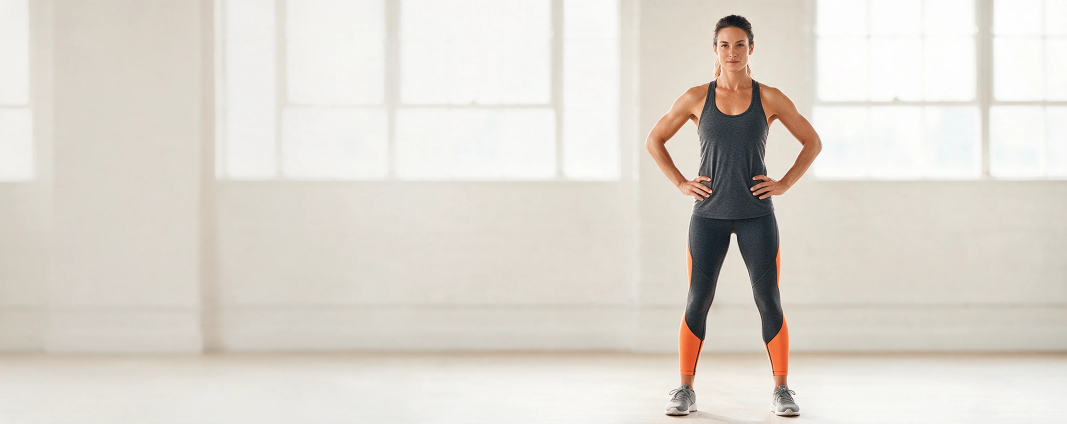
#> input picture sporta-site/assets/hero/activewear-neutral-desktop.webp, 3200 x 1270 px, given in place of crossfit-neutral-desktop.webp, which was not available (shown at 1/3 size)
$ python make-hero-polish.py ../sporta-site/assets/hero/activewear-neutral-desktop.webp
#> lines starting #> are read from the running program, lines starting #| are printed output that depends on the picture; after the words box and inside, x2 and y2 are one past the last pixel; in counts of white or black regions, pixels touching at a corner belong together; pictures that were not available may be replaced by others from this repository, and a replacement may not be noted
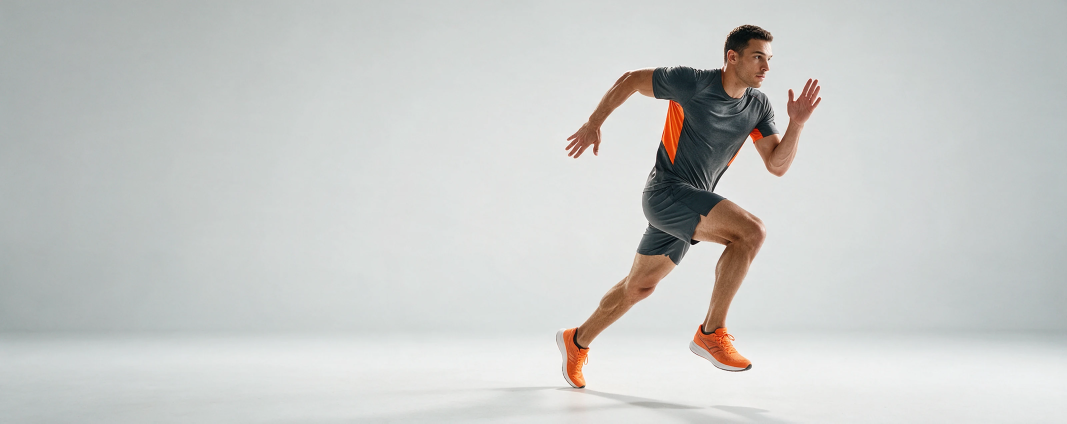
#> input picture sporta-site/assets/hero/runner-neutral-desktop.webp, 3200 x 1270 px, given in place of crossfit-neutral-mobile.webp, which was not available (shown at 1/3 size)
#!/usr/bin/env python3
"""
Hero polish, 2026-10-14 — the five neutral photo slides, graded to one white and given square
phone pictures. The owner chose both ("Match colours + switch off 2 and 3", "New square phone
pictures"), out of options rendered with their measurements.

    python3 scripts/make-hero-polish.py          writes sporta-site/assets/hero/<name>-polish-*.webp
    python3 scripts/make-hero-polish.py --check  rebuilds in memory, fails if a committed file differs

ONE WHITE. Measured on the 3200px masters, over bright low-saturation pixels (the studio):

    crossfit    bg 217/220/214  L 218   slightly warm and green
    features    bg 225/223/221  L 225   slightly warm
    runner      bg 219/222/220  L 221   slightly cool
    activewear  bg 238/237/229  L 234   warm beige, and the brightest
    training    bg 222/223/221  L 222   neutral

Each picture gets per-channel gains IN LINEAR LIGHT (so a gain is a white-balance and exposure
change, not a hue shift) that take its studio to the same neutral grey, sRGB 224. That is a
white-balance correction: skin, fabric and the orange trim move by the same gains as the wall,
which is what makes the five look like one shoot. Nothing else is touched: no curve, no
saturation, no sharpening.

SQUARE PHONE PICTURES, CUT FROM THE ART RATHER THAN GENERATED. Every 1080x1350 phone picture is
a full-height crop of its own desktop master (template match 0.997-0.999 at scale 0.94), so the
square is the same scene, wider: the master supplies the sides, the phone picture (sharper: it
came from the 1524px original, the 3200 master from a downscale of it) is laid back over the
centre with a 48px feathered edge, and nothing in the frame is invented except a strip of FLOOR
under the feet. That strip exists because the controls sit at the foot of the phone hero and the
feet stood at 89-97% of the old picture's height, under them. The floor is the floor's own last
rows, blurred along the row and carried down, with the picture's own grain; it is plain studio
floor in the four full-body slides. HOW MUCH floor is measured, not chosen: the lowest row with
anything but floor in it (shoes and their shadow) is found, and the strip is sized so that row
lands at 83% of the square. On the shortest phone hero (iPhone, Safari toolbars: a 1.07:1 box,
1% cut from the top at the focal point) the controls' pill begins at 85% of the picture, so every
athlete's feet stand on the same line, just above it. Measured feet: features 92%, runner 96%,
activewear 99%, training 99% of the old picture. CrossFit is waist-up: it has no feet to clear and gets none
(a strip there smeared the shorts into a grey band), so its square is 1350, the art's own height.

The phone picture's athlete is exactly the pixels the shop showed before (graded); only the frame
around it grows.
"""
import io, sys, hashlib
from pathlib import Path
import numpy as np
import cv2
from PIL import Image

ROOT = Path(__file__).resolve().parent.parent
HERO = ROOT / 'sporta-site' / 'assets' / 'hero'
NAMES = ['crossfit', 'features', 'runner', 'activewear', 'training']
TARGET = 224.0           # sRGB grey the studio white is taken to
FEET_AT = 0.83           # the athlete's lowest pixel (shoes and their shadow) lands at 83% of the square
NO_FLOOR = {'crossfit'}  # waist-up: there are no feet, and a strip would smear the shorts
FEATHER = 48             # px ramp where the phone picture is laid over the master's sides
DESKTOP_W = 2560
Q_DESKTOP, Q_PHONE = 86, 86


def to_lin(a):
    a = a / 255.0
    return np.where(a <= 0.04045, a / 12.92, ((a + 0.055) / 1.055) ** 2.4)


def to_srgb(l):
    l = np.clip(l, 0, 1)
    return np.where(l <= 0.0031308, l * 12.92, 1.055 * l ** (1 / 2.4) - 0.055) * 255.0


def studio(a):
    """Mean colour of the bright, near-grey pixels: the studio wall and floor."""
    mx, mn = a.max(2), a.min(2)
    L = a @ np.array([0.2126, 0.7152, 0.0722])
    sat = (mx - mn) / np.maximum(mx, 1)
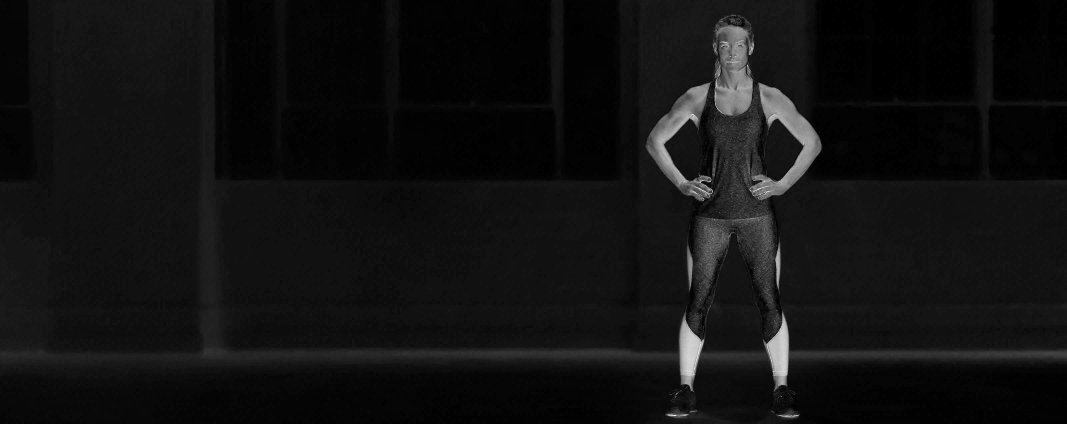
#> sat: shape (1270, 3200) float32 (shown at 1/3 size); min 0, max 1, mean 0.0687
    m = (sat < 0.10) & (L > np.percentile(L, 40))
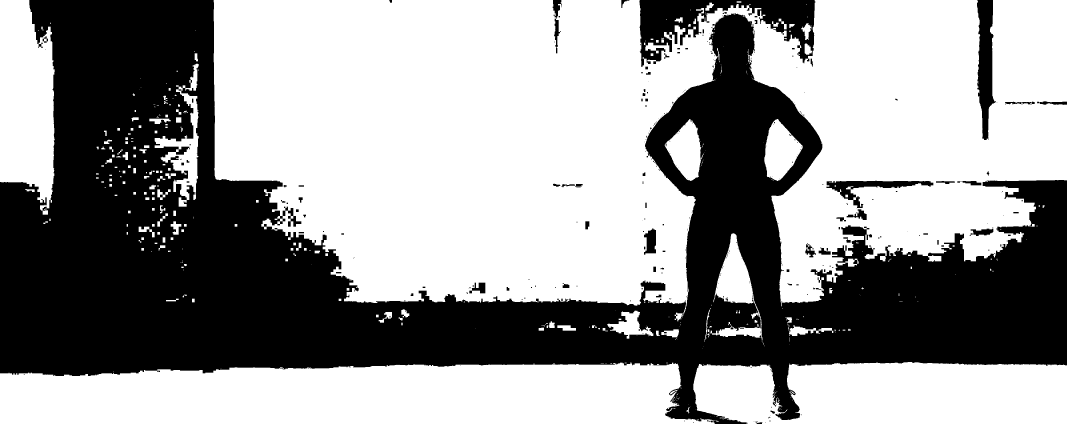
#> m: shape (1270, 3200) bool (shown at 1/3 size); 59.6% white; 300 black regions (213 under 20 px), largest, box (x1, y1, x2, y2) and area: (0, 0, 3200, 1270) 1558578, (1918, 0, 2446, 200) 44366, (2931, 0, 2988, 420) 15067
    return a[m].mean(0)


def gains_for(master):
    bg = studio(master)
#> bg = [237.9, 236.8, 229]
    return to_lin(np.full(3, TARGET)) / to_lin(bg)
#> in to_lin, `a = a / 255.0`: a = [0.878, 0.878, 0.878]


def grade(a, g):
    return to_srgb(to_lin(a) * g)


def webp(arr, q):
    b = io.BytesIO()
    Image.fromarray(np.clip(np.rint(arr), 0, 255).astype(np.uint8)).save(b, 'WEBP', quality=q, method=6, use_sharp_yuv=True)
    return b.getvalue()


def locate(master_l, phone_l, s):
    """x of the phone picture inside the master, both at phone scale."""
    r = cv2.matchTemplate(master_l, phone_l, cv2.TM_CCOEFF_NORMED)
    _, mx, _, loc = cv2.minMaxLoc(r)
    if mx < 0.99:
        raise SystemExit(f'phone picture not found in its master (best {mx:.4f})')
    return loc[0], mx


def floor_strip(img, rows, rng):
    """`rows` more rows of floor under `img`: its last rows, blurred along the row, carried down
    and eased towards their own mean, with grain matched to the picture's."""
    tail = img[-24:].astype(np.float32)
    base = tail.mean(0)                                        # one row, per column
    smooth = cv2.GaussianBlur(base[None], (0, 0), sigmaX=60)[0]
    flat = smooth.mean(0)
    noise_sd = float(np.std(tail - cv2.GaussianBlur(tail, (0, 0), 2)))
    out = np.empty((rows, img.shape[1], 3), np.float32)
    for i in range(rows):
        t = (i + 1) / rows
        w = min(1.0, t * 4)                                    # leave the real row quickly
        row = (1 - w) * base + w * ((1 - 0.35 * t) * smooth + 0.35 * t * flat)
        out[i] = row
    out += rng.normal(0, noise_sd, out.shape)
    return out


def feet_row(img):
    """The lowest row with more than a few pixels that are not floor: far (>45) from their row's median."""
    d = np.abs(img - np.median(img, axis=1, keepdims=True)).max(2)
    rows = np.nonzero((d > 45).sum(1) > 6)[0]
    return int(rows.max()) if rows.size else img.shape[0] - 1


def build(name):
    master = np.asarray(Image.open(HERO / f'{name}-neutral-desktop.webp').convert('RGB')).astype(np.float32)
    phone = np.asarray(Image.open(HERO / f'{name}-neutral-mobile.webp').convert('RGB')).astype(np.float32)
    g = gains_for(master)
#> g = [0.873, 0.882, 0.951]
    gm, gp = grade(master, g), grade(phone, g)
#> in to_lin (call 3), `return np.where(a <= 0.04045, a / 12.92, ((a + 0.055) / 1.055) ** 2.4)`:
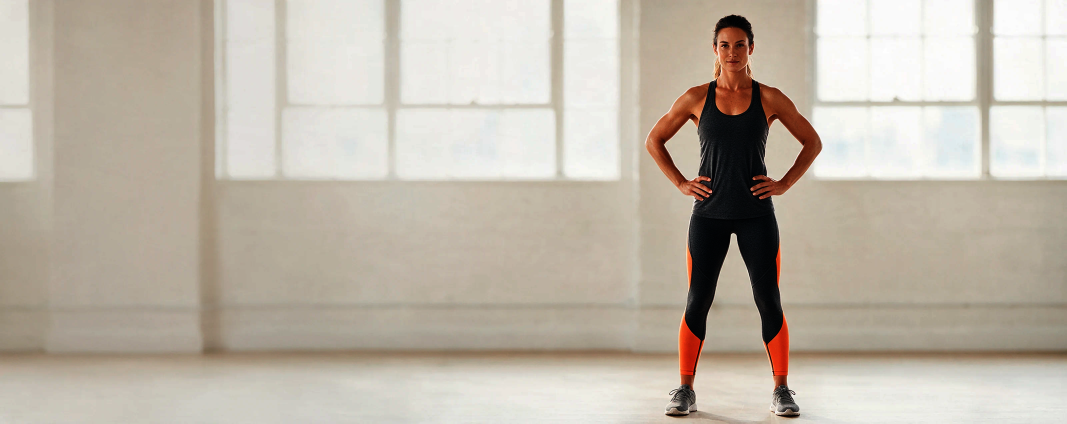
#> returned value: shape (1270, 3200, 3) float32 (shown at 1/3 size); mean of channels 0, 1, 2 0.761, 0.718, 0.665; drawn as R, G, B
#> in to_srgb, `l = np.clip(l, 0, 1)`:
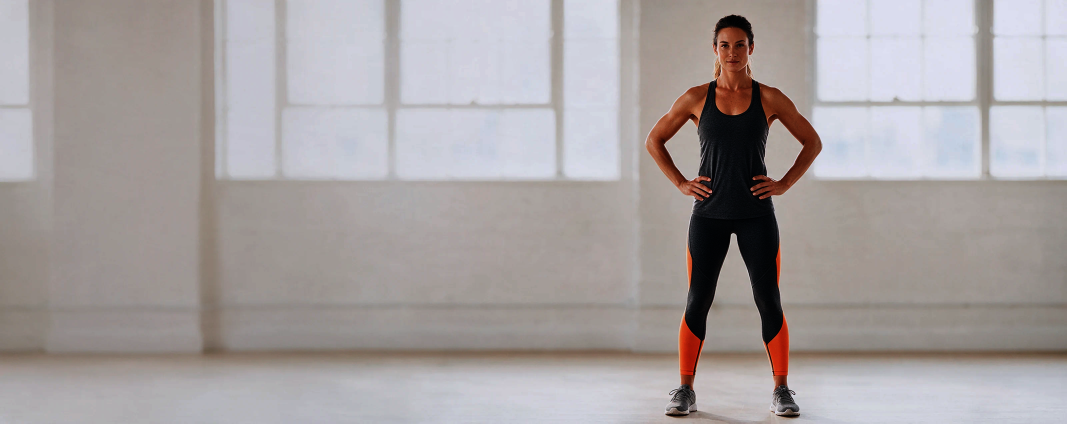
#> l: shape (1270, 3200, 3) float64 (shown at 1/3 size); mean of channels 0, 1, 2 0.657, 0.633, 0.634; drawn as R, G, B
#> in to_lin (call 4), `return np.where(a <= 0.04045, a / 12.92, ((a + 0.055) / 1.055) ** 2.4)`:
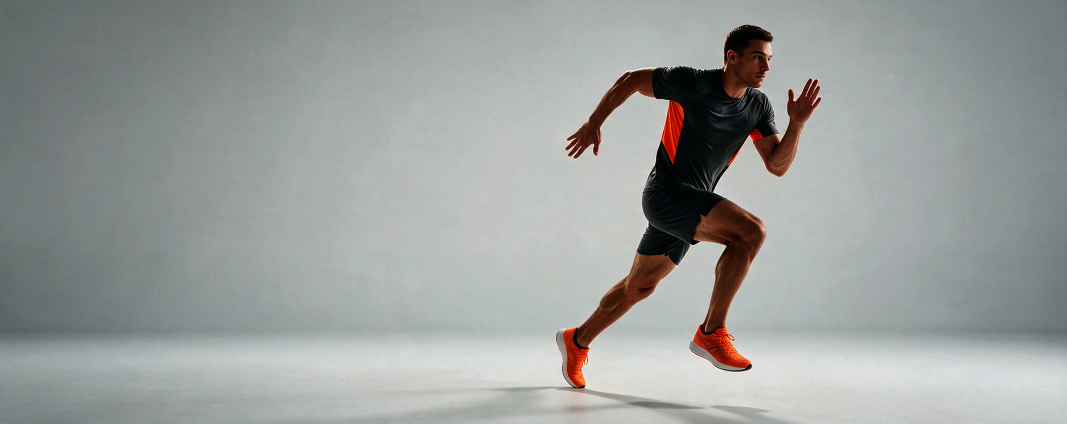
#> returned value: shape (1270, 3200, 3) float32 (shown at 1/3 size); mean of channels 0, 1, 2 0.604, 0.618, 0.611; drawn as R, G, B
#> in to_srgb (call 2), `l = np.clip(l, 0, 1)`:
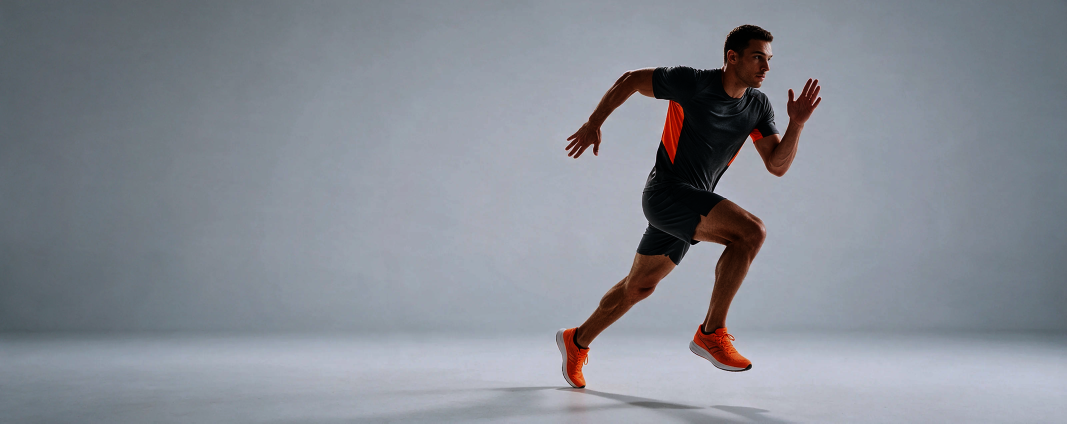
#> l: shape (1270, 3200, 3) float64 (shown at 1/3 size); mean of channels 0, 1, 2 0.53, 0.549, 0.584; drawn as R, G, B

    # desktop: the graded master at 2560
    dw, dh = DESKTOP_W, round(master.shape[0] * DESKTOP_W / master.shape[1])
#> dw = 2560; dh = 1016
    desk = np.asarray(Image.fromarray(np.clip(np.rint(gm), 0, 255).astype(np.uint8)).resize((dw, dh), Image.LANCZOS)).astype(np.float32)

    # phone: the master scaled to the phone picture's height, the phone picture over its centre
    ph, pw = phone.shape[:2]
#> ph = 1270; pw = 3200
    s = ph / master.shape[0]
#> s = 1
    mw = round(master.shape[1] * s)
#> mw = 3200
    up = np.asarray(Image.fromarray(np.clip(np.rint(gm), 0, 255).astype(np.uint8)).resize((mw, ph), Image.LANCZOS)).astype(np.float32)
    px, corr = locate(cv2.cvtColor(up.astype(np.uint8), cv2.COLOR_RGB2GRAY), cv2.cvtColor(np.clip(gp, 0, 255).astype(np.uint8), cv2.COLOR_RGB2GRAY), s)
#> in locate, `r = cv2.matchTemplate(master_l, phone_l, cv2.TM_CCOEFF_NORMED)`: r = [0.285]
#> in locate, `_, mx, _, loc = cv2.minMaxLoc(r)`: mx = 0.285; loc = (0, 0)
    floor = 0 if name in NO_FLOOR else max(0, -(-int(feet_row(phone) / FEET_AT) // 2) * 2 - ph)
    side = ph + floor
    x0 = px + pw // 2 - side // 2
    x0 = max(0, min(mw - side, x0))
    canvas = up[:, x0:x0 + side].copy()
    alpha = np.ones(pw, np.float32)
    ramp = (np.arange(FEATHER, dtype=np.float32) + 0.5) / FEATHER
    if px - x0 > 0: alpha[:FEATHER] = ramp
    if px - x0 + pw < side: alpha[-FEATHER:] = ramp[::-1]
    a = alpha[None, :, None]
    canvas[:, px - x0:px - x0 + pw] = canvas[:, px - x0:px - x0 + pw] * (1 - a) + gp * a
    rng = np.random.default_rng(int(hashlib.sha256(name.encode()).hexdigest()[:8], 16))
    sq = np.concatenate([canvas, floor_strip(canvas, floor, rng)], 0) if floor else canvas
    return {
        f'{name}-polish-desktop-2560.webp': webp(desk, Q_DESKTOP),
        f'{name}-polish-phone.webp': webp(sq, Q_PHONE),
    }, dict(gains=g.round(4).tolist(), corr=round(corr, 4), x0=x0, phone_x=px, side=side)


def main():
    check = '--check' in sys.argv
    bad = 0
    for n in NAMES:
        files, info = build(n)
        for fn, b in files.items():
            p = HERO / fn
            if check:
                same = p.exists() and p.read_bytes() == b
                bad += not same
                print(f"{'ok  ' if same else 'FAIL'} {fn}")
            else:
                p.write_bytes(b)
                im = Image.open(io.BytesIO(b))
                print(f'{fn:34s} {im.size[0]}x{im.size[1]} {len(b):7d} bytes  sha256 {hashlib.sha256(b).hexdigest()}')
        if not check:
            print(f'  {n}: gains {info["gains"]} match {info["corr"]} square from x={info["x0"]} (phone at {info["phone_x"]}) side {info["side"]}')
    if check:
        print('all ok — the polished hero pictures match their recipe' if not bad else f'{bad} file(s) differ — run python3 scripts/make-hero-polish.py')
        sys.exit(1 if bad else 0)


if __name__ == '__main__':
#> (the run stopped early here; a loop or call above may not have finished)
